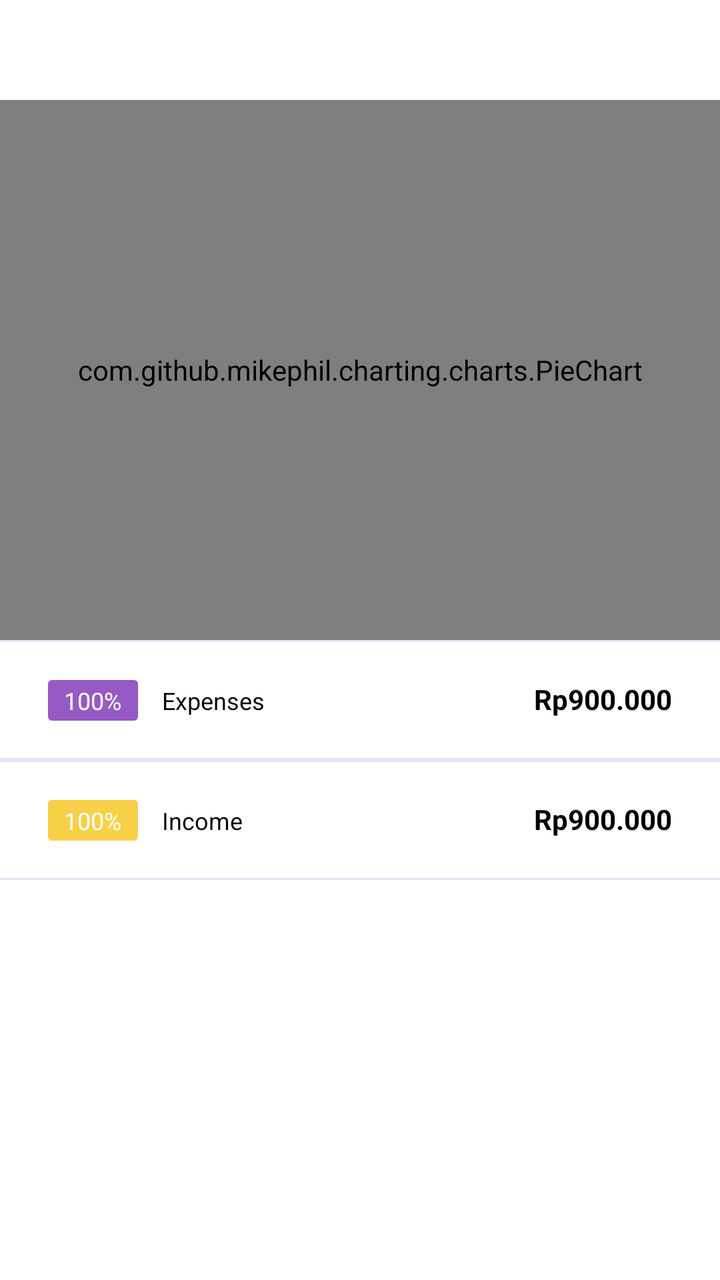
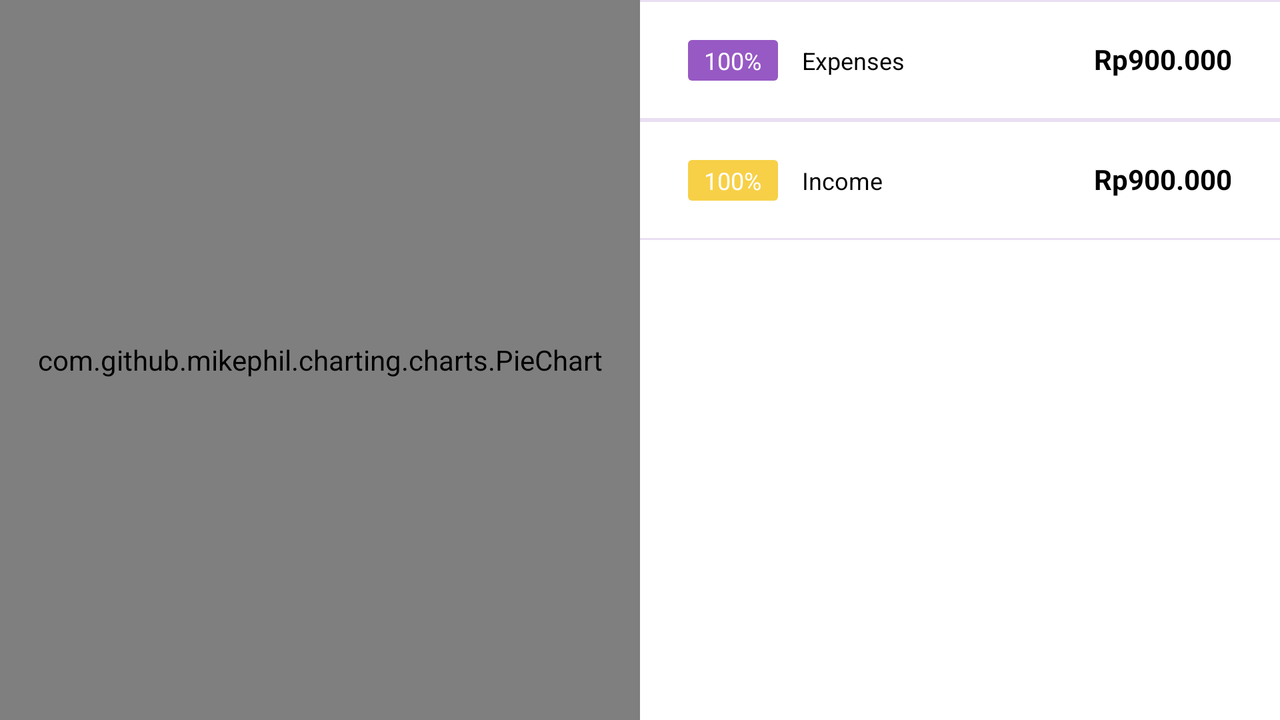

One screen, two layout resources from the same app: the default and the repository's alternative for another configuration. Each is rendered where Android would select it; the XML of both is given below.
<!-- AndroidManifest.xml: application theme Theme.ABE -->
<!-- res/layout/fragment_graph.xml -->
<?xml version="1.0" encoding="utf-8"?>
<androidx.constraintlayout.widget.ConstraintLayout xmlns:android="http://schemas.android.com/apk/res/android"
    xmlns:app="http://schemas.android.com/apk/res-auto"
    xmlns:tools="http://schemas.android.com/tools"
    android:layout_width="match_parent"
    android:layout_height="match_parent"
    tools:context=".ui.graph.GraphFragment">

    <androidx.constraintlayout.widget.ConstraintLayout
        android:id="@+id/clChartContainer"
        android:layout_width="match_parent"
        android:layout_height="0dp"
        android:paddingTop="50dp"
        app:layout_constraintBottom_toTopOf="@+id/clDetailsContainer"
        app:layout_constraintEnd_toEndOf="parent"
        app:layout_constraintHorizontal_bias="0.5"
        app:layout_constraintStart_toStartOf="parent"
        app:layout_constraintTop_toTopOf="parent">

        <TextView
            android:id="@+id/tvNoTransactions"
            android:layout_width="wrap_content"
            android:layout_height="wrap_content"
            android:text="No transactions recorded"
            android:textColor="@color/black"
            app:layout_constraintBottom_toBottomOf="parent"
            app:layout_constraintEnd_toEndOf="parent"
            app:layout_constraintHorizontal_bias="0.5"
            app:layout_constraintStart_toStartOf="parent"
            app:layout_constraintTop_toTopOf="parent"
            app:layout_constraintVertical_bias="0.5" />

        <com.github.mikephil.charting.charts.PieChart
            android:id="@+id/chartPie"
            android:layout_width="match_parent"
            android:layout_height="match_parent" />
    </androidx.constraintlayout.widget.ConstraintLayout>

    <LinearLayout
        android:id="@+id/clDetailsContainer"
        android:layout_width="match_parent"
        android:layout_height="0dp"
        android:orientation="vertical"
        app:layout_constraintBottom_toBottomOf="parent"
        app:layout_constraintEnd_toEndOf="parent"
        app:layout_constraintHorizontal_bias="0.5"
        app:layout_constraintStart_toStartOf="parent"
        app:layout_constraintTop_toBottomOf="@+id/clChartContainer">

        <androidx.constraintlayout.widget.ConstraintLayout
            android:layout_width="match_parent"
            android:layout_height="60dp"
            android:background="@drawable/bg_graph_detail_item">

            <FrameLayout
                android:id="@+id/flExpensePercentageContainer"
                android:layout_width="45dp"
                android:layout_height="wrap_content"
                android:layout_marginStart="24dp"
                android:background="@drawable/bg_rounded_sm_primary"
                android:paddingVertical="2dp"
                app:layout_constraintBottom_toBottomOf="parent"
                app:layout_constraintStart_toStartOf="parent"
                app:layout_constraintTop_toTopOf="parent">

                <TextView
                    android:id="@+id/tvExpensePercentage"
                    android:layout_width="wrap_content"
                    android:layout_height="wrap_content"
                    android:layout_gravity="center"
                    android:text="100%"
                    android:textColor="@color/white"
                    android:textSize="12sp" />
            </FrameLayout>

            <TextView
                android:layout_width="wrap_content"
                android:layout_height="wrap_content"
                android:layout_marginStart="12dp"
                android:text="Expenses"
                android:textColor="@android:color/black"
                android:textSize="12sp"
                app:layout_constraintBottom_toBottomOf="@+id/flExpensePercentageContainer"
                app:layout_constraintStart_toEndOf="@+id/flExpensePercentageContainer"
                app:layout_constraintTop_toTopOf="@+id/flExpensePercentageContainer" />

            <TextView
                android:id="@+id/tvExpenseAmount"
                android:layout_width="wrap_content"
                android:layout_height="wrap_content"
                android:layout_marginEnd="24dp"
                android:text="Rp900.000"
                android:textColor="@android:color/black"
                android:textSize="14sp"
                android:textStyle="bold"
                app:layout_constraintBottom_toBottomOf="parent"
                app:layout_constraintEnd_toEndOf="parent"
                app:layout_constraintTop_toTopOf="parent"
                app:layout_constraintVertical_bias="0.487" />
        </androidx.constraintlayout.widget.ConstraintLayout>

        <androidx.constraintlayout.widget.ConstraintLayout
            android:layout_width="match_parent"
            android:layout_height="60dp"
            android:background="@drawable/bg_graph_detail_item">

            <FrameLayout
                android:id="@+id/flIncomePercentageContainer"
                android:layout_width="45dp"
                android:layout_height="wrap_content"
                android:layout_marginStart="24dp"
                android:background="@drawable/bg_rounded_sm_secondary"
                android:paddingVertical="2dp"
                app:layout_constraintBottom_toBottomOf="parent"
                app:layout_constraintStart_toStartOf="parent"
                app:layout_constraintTop_toTopOf="parent">

                <TextView
                    android:id="@+id/tvIncomePercentage"
                    android:layout_width="wrap_content"
                    android:layout_height="wrap_content"
                    android:layout_gravity="center"
                    android:text="100%"
                    android:textColor="@color/white"
                    android:textSize="12sp" />
            </FrameLayout>

            <TextView
                android:layout_width="wrap_content"
                android:layout_height="wrap_content"
                android:layout_marginStart="12dp"
                android:text="Income"
                android:textColor="@android:color/black"
                android:textSize="12sp"
                app:layout_constraintBottom_toBottomOf="@+id/flIncomePercentageContainer"
                app:layout_constraintStart_toEndOf="@+id/flIncomePercentageContainer"
                app:layout_constraintTop_toTopOf="@+id/flIncomePercentageContainer" />

            <TextView
                android:id="@+id/tvIncomeAmount"
                android:layout_width="wrap_content"
                android:layout_height="wrap_content"
                android:layout_marginEnd="24dp"
                android:text="Rp900.000"
                android:textColor="@android:color/black"
                android:textSize="14sp"
                android:textStyle="bold"
                app:layout_constraintBottom_toBottomOf="parent"
                app:layout_constraintEnd_toEndOf="parent"
                app:layout_constraintTop_toTopOf="parent"
                app:layout_constraintVertical_bias="0.487" />
        </androidx.constraintlayout.widget.ConstraintLayout>
    </LinearLayout>

</androidx.constraintlayout.widget.ConstraintLayout>
<!-- resources referenced by this layout -->
<resources>
  <color name="black">#090909</color>
  <color name="white">#FFFFFFFF</color>
  <!-- drawable bg_graph_detail_item (drawable) -->
  <?xml version="1.0" encoding="utf-8"?>
  <layer-list xmlns:android="http://schemas.android.com/apk/res/android" >
      <item>
          <shape
              android:shape="rectangle">
              <stroke android:width="1dp" android:color="#EADEF3" />
              <solid android:color="@android:color/white" />
          </shape>
      </item>
  
      <item android:top="1dp" android:bottom="1dp">
          <shape
              android:shape="rectangle">
              <stroke android:width="1dp" android:color="@android:color/white" />
              <solid android:color="@android:color/white" />
          </shape>
      </item>
  
  </layer-list>
  <!-- drawable bg_rounded_sm_primary (drawable) -->
  <?xml version="1.0" encoding="UTF-8"?>
  <shape xmlns:android="http://schemas.android.com/apk/res/android">
      <solid android:color="@color/primary"/>
      <corners android:radius="2dp"/>
  </shape>
  <!-- drawable bg_rounded_sm_secondary (drawable) -->
  <?xml version="1.0" encoding="UTF-8"?>
  <shape xmlns:android="http://schemas.android.com/apk/res/android">
      <solid android:color="@color/secondary"/>
      <corners android:radius="2dp"/>
  </shape>
  <style name="Theme.ABE" parent="Theme.MaterialComponents.DayNight.NoActionBar">
          
          <item name="colorPrimary">@color/primary</item>
          <item name="colorPrimaryVariant">@color/primaryActive</item>
          <item name="colorOnPrimary">@color/white</item>
          
          <item name="colorSecondary">@color/secondary</item>
          <item name="colorSecondaryVariant">@color/secondaryActive</item>
          <item name="colorOnSecondary">@color/black</item>
          
          <item name="android:statusBarColor">?attr/colorPrimaryVariant</item>
          
      </style>
  <color name="primary">#9759C4</color>
  <color name="secondary">#F7D047</color>
  <color name="primaryActive">#8346AA</color>
  <color name="secondaryActive">#EEA035</color>
</resources>
<!-- res/layout-land/fragment_graph.xml (the repository's variant of the layout above) -->
<!-- drawn on the phone turned sideways -->
<?xml version="1.0" encoding="utf-8"?>
<androidx.constraintlayout.widget.ConstraintLayout xmlns:android="http://schemas.android.com/apk/res/android"
    xmlns:app="http://schemas.android.com/apk/res-auto"
    xmlns:tools="http://schemas.android.com/tools"
    android:layout_width="match_parent"
    android:layout_height="match_parent"
    tools:context=".ui.graph.GraphFragment">

    <androidx.constraintlayout.widget.ConstraintLayout
        android:id="@+id/clChartContainer"
        android:layout_width="0dp"
        android:layout_height="0dp"
        app:layout_constraintHorizontal_chainStyle="spread"
        app:layout_constraintHorizontal_weight="1"
        app:layout_constraintBottom_toBottomOf="parent"
        app:layout_constraintEnd_toStartOf="@+id/clDetailsContainer"
        app:layout_constraintHorizontal_bias="0.5"
        app:layout_constraintStart_toStartOf="parent"
        app:layout_constraintTop_toTopOf="parent">

        <TextView
            android:id="@+id/tvNoTransactions"
            android:layout_width="wrap_content"
            android:layout_height="wrap_content"
            android:text="No transactions recorded"
            android:textColor="@color/black"
            app:layout_constraintBottom_toBottomOf="parent"
            app:layout_constraintEnd_toEndOf="parent"
            app:layout_constraintHorizontal_bias="0.5"
            app:layout_constraintStart_toStartOf="parent"
            app:layout_constraintTop_toTopOf="parent"
            app:layout_constraintVertical_bias="0.5" />

        <com.github.mikephil.charting.charts.PieChart
            android:id="@+id/chartPie"
            android:layout_width="match_parent"
            android:layout_height="match_parent" />
    </androidx.constraintlayout.widget.ConstraintLayout>

    <LinearLayout
        android:id="@+id/clDetailsContainer"
        android:layout_width="0dp"
        android:layout_height="0dp"
        android:orientation="vertical"
        app:layout_constraintHorizontal_bias="0.5"
        app:layout_constraintHorizontal_weight="1"
        app:layout_constraintStart_toEndOf="@+id/clChartContainer"
        app:layout_constraintEnd_toEndOf="parent"
        app:layout_constraintTop_toTopOf="parent"
        app:layout_constraintBottom_toBottomOf="parent">

        <androidx.constraintlayout.widget.ConstraintLayout
            android:layout_width="match_parent"
            android:layout_height="60dp"
            android:background="@drawable/bg_graph_detail_item">

            <FrameLayout
                android:id="@+id/flExpensePercentageContainer"
                android:layout_width="45dp"
                android:layout_height="wrap_content"
                android:layout_marginStart="24dp"
                android:background="@drawable/bg_rounded_sm_primary"
                android:paddingVertical="2dp"
                app:layout_constraintBottom_toBottomOf="parent"
                app:layout_constraintStart_toStartOf="parent"
                app:layout_constraintTop_toTopOf="parent">

                <TextView
                    android:id="@+id/tvExpensePercentage"
                    android:layout_width="wrap_content"
                    android:layout_height="wrap_content"
                    android:layout_gravity="center"
                    android:text="100%"
                    android:textColor="@color/white"
                    android:textSize="12sp" />
            </FrameLayout>

            <TextView
                android:layout_width="wrap_content"
                android:layout_height="wrap_content"
                android:layout_marginStart="12dp"
                android:text="Expenses"
                android:textColor="@android:color/black"
                android:textSize="12sp"
                app:layout_constraintBottom_toBottomOf="@+id/flExpensePercentageContainer"
                app:layout_constraintStart_toEndOf="@+id/flExpensePercentageContainer"
                app:layout_constraintTop_toTopOf="@+id/flExpensePercentageContainer" />

            <TextView
                android:id="@+id/tvExpenseAmount"
                android:layout_width="wrap_content"
                android:layout_height="wrap_content"
                android:layout_marginEnd="24dp"
                android:text="Rp900.000"
                android:textColor="@android:color/black"
                android:textSize="14sp"
                android:textStyle="bold"
                app:layout_constraintBottom_toBottomOf="parent"
                app:layout_constraintEnd_toEndOf="parent"
                app:layout_constraintTop_toTopOf="parent"
                app:layout_constraintVertical_bias="0.487" />
        </androidx.constraintlayout.widget.ConstraintLayout>

        <androidx.constraintlayout.widget.ConstraintLayout
            android:layout_width="match_parent"
            android:layout_height="60dp"
            android:background="@drawable/bg_graph_detail_item">

            <FrameLayout
                android:id="@+id/flIncomePercentageContainer"
                android:layout_width="45dp"
                android:layout_height="wrap_content"
                android:layout_marginStart="24dp"
                android:background="@drawable/bg_rounded_sm_secondary"
                android:paddingVertical="2dp"
                app:layout_constraintBottom_toBottomOf="parent"
                app:layout_constraintStart_toStartOf="parent"
                app:layout_constraintTop_toTopOf="parent">

                <TextView
                    android:id="@+id/tvIncomePercentage"
                    android:layout_width="wrap_content"
                    android:layout_height="wrap_content"
                    android:layout_gravity="center"
                    android:text="100%"
                    android:textColor="@color/white"
                    android:textSize="12sp" />
            </FrameLayout>

            <TextView
                android:layout_width="wrap_content"
                android:layout_height="wrap_content"
                android:layout_marginStart="12dp"
                android:text="Income"
                android:textColor="@android:color/black"
                android:textSize="12sp"
                app:layout_constraintBottom_toBottomOf="@+id/flIncomePercentageContainer"
                app:layout_constraintStart_toEndOf="@+id/flIncomePercentageContainer"
                app:layout_constraintTop_toTopOf="@+id/flIncomePercentageContainer" />

            <TextView
                android:id="@+id/tvIncomeAmount"
                android:layout_width="wrap_content"
                android:layout_height="wrap_content"
                android:layout_marginEnd="24dp"
                android:text="Rp900.000"
                android:textColor="@android:color/black"
                android:textSize="14sp"
                android:textStyle="bold"
                app:layout_constraintBottom_toBottomOf="parent"
                app:layout_constraintEnd_toEndOf="parent"
                app:layout_constraintTop_toTopOf="parent"
                app:layout_constraintVertical_bias="0.487" />
        </androidx.constraintlayout.widget.ConstraintLayout>
    </LinearLayout>

</androidx.constraintlayout.widget.ConstraintLayout>
